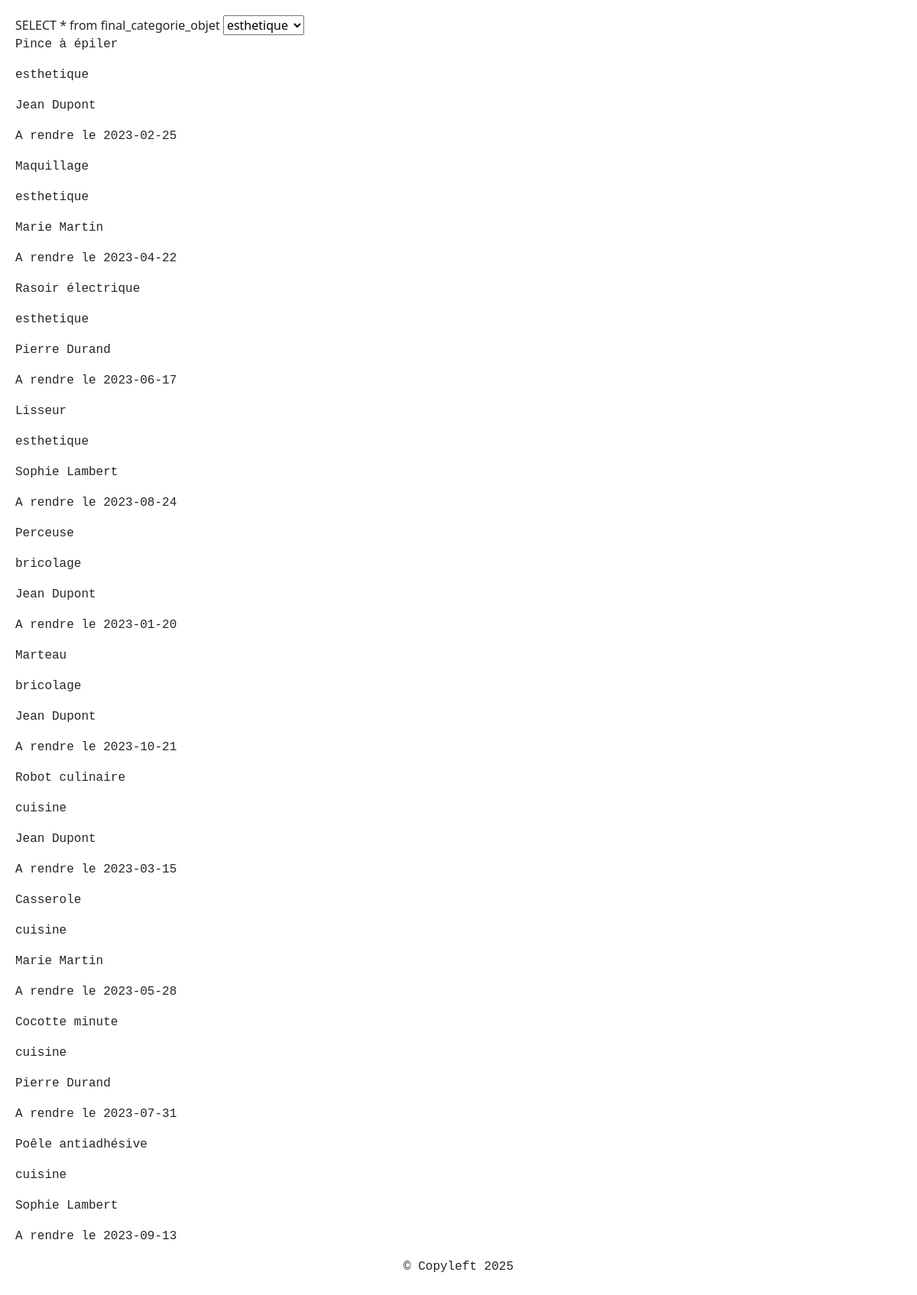
The page /pages/modele.php?page=home.php on the database its author committed.
### tables this page shows
CREATE TABLE final_emprunt (
    id_emprunt INT AUTO_INCREMENT PRIMARY KEY,
    id_objet INT,
    id_membre INT NOT NULL,
    date_emprunt DATE NOT NULL,
    date_retour DATE,
    FOREIGN KEY (id_objet) REFERENCES final_objet(id_objet),
    FOREIGN KEY (id_membre) REFERENCES final_membre(id_membre)
);

### inc/connect/connect.php (called while the page is built, shortened)
<?php
function dbconnect(){
    static $connect = null;
    if ($connect == null){
        $connect = mysqli_connect('localhost','ETU004025','L1KjQvJE','db_s2_ETU004025');
        mysqli_set_charset($connect, 'utf8mb4');
    }
    return $connect;
}
?>

### pages/home.php (the view)
<?php
$objet=verify_date();
$categorie = afficher_categorie();
?>
<select name="categorie" id="">
<?php foreach($categorie as $c) { ?>
    <option value="<?= $c['id_categorie'] ?>"> <?= $c['nom_categorie'] ?></option>
<?php } ?>
</select>
<?php
foreach($objet as $o) { ?>
<p><?= $o['nom_objet'] ?></p>
<p><?= $o['nom_categorie'] ?></p>
<p><?= $o['nom_membre'] ?></p>
<?php if($o['date_retour']==null){ ?>
<p>Dispo</p>
<?php }else{ ?>
    <p>A rendre le <?= $o['date_retour'] ?></p>
<?php } ?>
<?php } ?>

### pages/modele.php (shortened to what this page needs)
<?php require("../inc/fonction.php")
?>
<!DOCTYPE html>
<html lang="en">
<head>
    <link rel="stylesheet" href="../assets/css/style.css">
    <link rel="stylesheet" href="../assets/css/bootstrap/css/bootstrap.min.css">
</head>
<body>
    <?php include ($_GET['page']) ?>
</body>
<footer>
    <p class="text-center">&copy; Copyleft 2025 </p>
</footer>
</html>

### inc/fonction.php (shortened to what this page needs)
<?php
require("connect/connect.php");
    function verify_date(){
        $sql =" SELECT * from v_objet_detail
         as v join final_emprunt as e on v.id_objet = e.id_objet";
        $result = mysqli_query(dbconnect(), $sql);
        if ($result){
            $liste = [];
            while ($row = mysqli_fetch_assoc($result)){
                $liste[]= $row;
            }
            return $liste;
        }else{
            $liste = [];
            return $liste;
        }
    }
    function afficher_categorie(){
        $sql =" SELECT * from final_categorie_objet";
        $result = mysqli_query(dbconnect(), $sql);
        echo $sql;
        if ($result){
            $liste = [];
            while ($row = mysqli_fetch_assoc($result)){
                $liste[]= $row;
            }
            return $liste;
        }else{
            $liste = [];
            return $liste;
        }
    }
?>

### assets/css/style.css (style rules this page uses)
* { margin: 0; padding: 0; box-sizing: border-box; font-family: 'Courier New', monospace; }
body { background-color: #f0f0f0; color: #000; line-height: 1.2; padding: 20px; }
.text-center { text-align: center; }

### rows shown on the page
final_emprunt: nom_objet "Pince à épiler", nom_categorie "esthetique", nom_membre "Jean Dupont", date_retour "2023-02-25"
final_emprunt: nom_objet "Maquillage", nom_categorie "esthetique", nom_membre "Marie Martin", date_retour "2023-04-22"
final_emprunt: nom_objet "Rasoir électrique", nom_categorie "esthetique", nom_membre "Pierre Durand", date_retour "2023-06-17"
final_emprunt: nom_objet "Lisseur", nom_categorie "esthetique", nom_membre "Sophie Lambert", date_retour "2023-08-24"
final_emprunt: nom_objet "Perceuse", nom_categorie "bricolage", nom_membre "Jean Dupont", date_retour "2023-01-20"
final_emprunt: nom_objet "Marteau", nom_categorie "bricolage", nom_membre "Jean Dupont", date_retour "2023-10-21"
final_emprunt: nom_objet "Robot culinaire", nom_categorie "cuisine", nom_membre "Jean Dupont", date_retour "2023-03-15"
final_emprunt: nom_objet "Casserole", nom_categorie "cuisine", nom_membre "Marie Martin", date_retour "2023-05-28"
final_emprunt: nom_objet "Cocotte minute", nom_categorie "cuisine", nom_membre "Pierre Durand", date_retour "2023-07-31"
final_emprunt: nom_objet "Poêle antiadhésive", nom_categorie "cuisine", nom_membre "Sophie Lambert", date_retour "2023-09-13"

### other values the page prints
$sql "SELECT * from final_categorie_objet"
form field categorie "esthetique"
